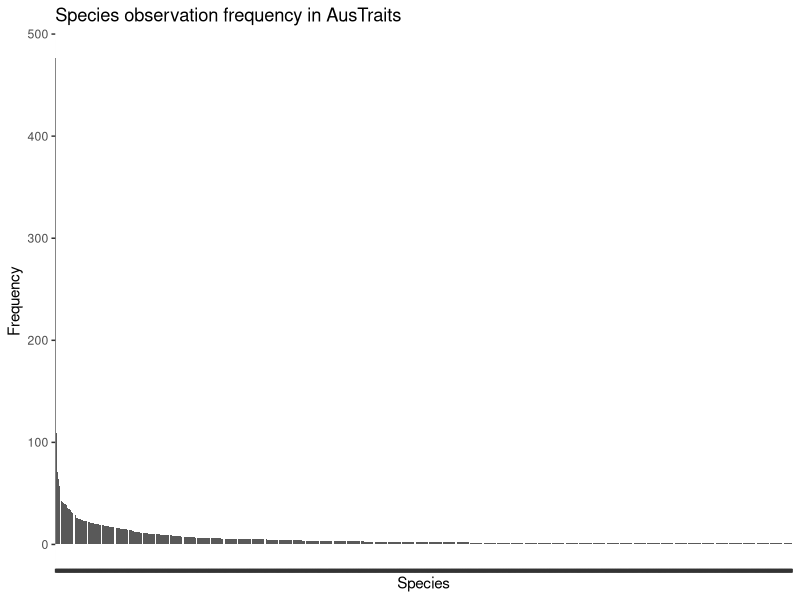
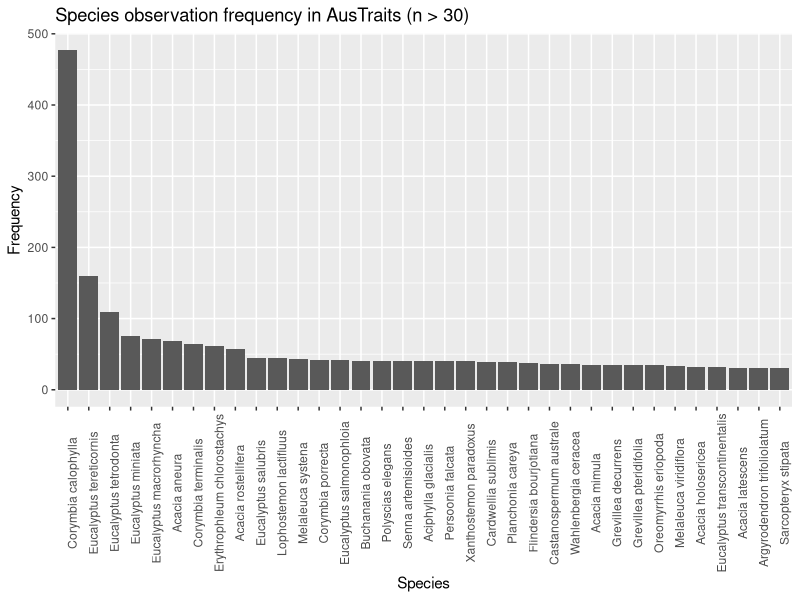
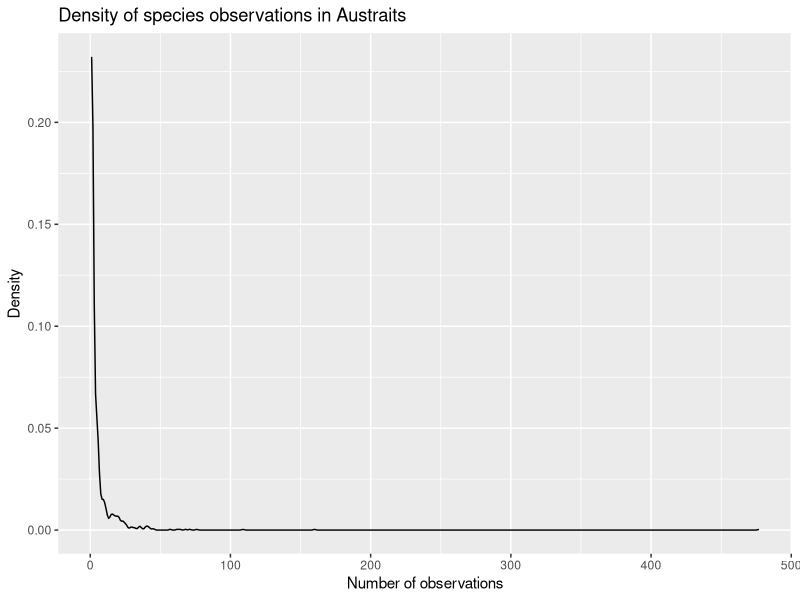
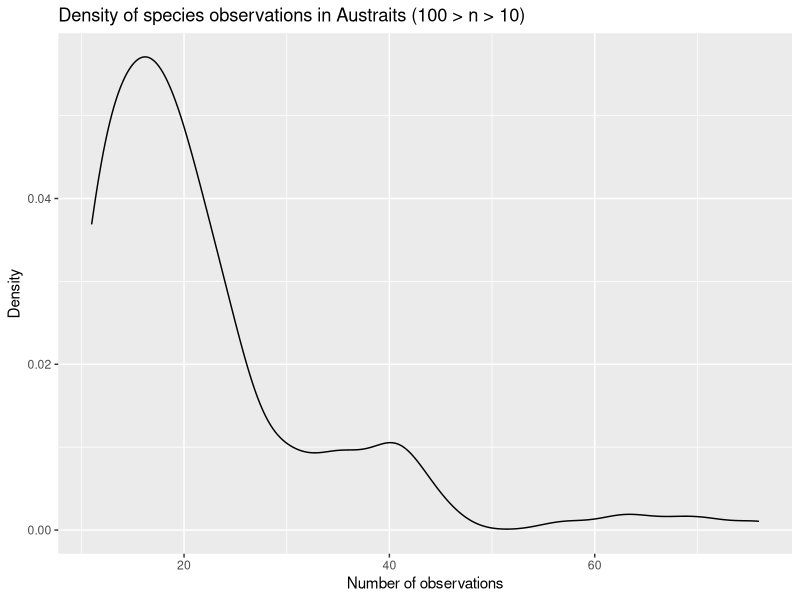

The R source for these figures, in order: (Note: this script raises an error after producing the figures.)
# AusStoich Data Structure
# Libraries & functions ----
library(here)
library(tidyverse)

# Takes tibble tb, categorical variable x
# Returns factorized count table for levels of x
count_table <- function(tb, x) { 
  tb |> 
    count({{x}}, sort = T) |>
    filter({{x}} != 'NA') |> 
    mutate(name = fct({{x}})) |> 
    select(n:name) |> relocate(name)
}

# Takes tibble tb, continuous variable x, (optional) grouping
# Returns summary stats
summarize_cont <- function(tb, x, grouping = NULL) {
  tb |> summarize(
    min = min({{x}}, na.rm = T),
    median = median({{x}}, na.rm = T),
    mean = mean({{x}}, na.rm = T),
    var = var({{x}}, na.rm = T), 
    sd = sd({{x}}, na.rm = T), 
    max = max({{x}}, na.rm = T), 
    n = n(), 
    is_NA = sum(is.na({{x}})),
    .by = {{grouping}}
  )
}

# Data import & tidying ----
# Initial import 
raw_data <- read_csv(here('Inputs','austraits_leaf_stoichiometry_MASTER_v1.0_10-05-2024.csv'))
raw_data #For reference

tidy_data <- read_csv(
  file = here('Inputs','austraits_leaf_stoichiometry_MASTER_v1.0_10-05-2024.csv'),
  na = c('', 'NA', 'uncertain'),
  col_types = cols(
    woodiness = col_factor(c('herbaceous', 'woody')),
    reclass_life_history = col_factor(c('short', 'long')),
    putative_BNF = col_factor(c('0', '1')),
    myc_type = col_factor(c('AM', 'EcM', 'EcM-AM', 'ErM', 'NM', 'NM-AM'))
    )
  )

tidy_data <- tidy_data |> 
  select(Unique_ID:LATLONG) |>
  filter(!is.na(Unique_ID)) |>
  relocate(species_binom, .after = genus) |>
  relocate(c(lat_deg, long_deg), .after = dataset_id)

tidy_data

# Merging environmental data
env_data <- read_csv(here('Inputs', 'Aus-Stoich_gridded_env_data.csv')) |>
  rename(lat_deg = lat, long_deg = lon) 

seasonality_data <- read_csv(here('Inputs', 'AusStoich_Seasonality_WorldClim30s.csv')) |> 
  rename(lat_deg = `latitude (deg)`, long_deg = `longitude (deg)`)

joined_env <- full_join(env_data, seasonality_data)

joined_data <- left_join(tidy_data, joined_env)

write_csv(joined_data, 'AusStoich_Combined_Dataset_1.0.csv')


# Structure  ----
# Observation frequencies across taxa 
species <- count_table(tidy_data, species_binom) 
species

genus <- count_table(tidy_data, genus)
genus

family <- count_table(tidy_data, family)
family 

species |> #All species
  ggplot(aes(x = name, y = n)) +
  geom_col() + theme(axis.text.x = element_blank()) + 
  labs(
    title = 'Species observation frequency in AusTraits',
    x = 'Species', y = 'Frequency'
  )

species |> #Only species above a given frequency threshold 
  filter(n >= 30) |> 
  ggplot(aes(x = name, y = n)) +
  geom_col() + theme(axis.text.x = element_text(angle = 90)) + 
  labs(
    title = 'Species observation frequency in AusTraits (n > 30)',
    x = 'Species', y = 'Frequency'
    )

species |> #Observation density for all species
  ggplot(aes(x = n)) +
  geom_density() +
  labs(
    title = 'Density of species observations in Austraits',
    x = 'Number of observations', y = 'Density'
  )

species |> #Observation density within a given frequency range 
  filter(n > 10 & n < 100) |> 
  ggplot(aes(x = n)) + geom_density() +
  labs(
    title = 'Density of species observations in Austraits (100 > n > 10)',
    x = 'Number of observations', y = 'Density'
  )

# Spatial distribution 
# All species
australia <- map_data('world', region = 'australia') |> filter(long < 155)
ggplot() +
  geom_polygon(
    data = australia, 
    aes(x = long, y = lat, group = group), 
    fill = 'white', color = 'black'
    ) + 
  coord_quickmap() +
  geom_jitter( #Bin by species frequency? 
    data = aus_data, 
    aes(x = long_deg, y = lat_deg),
    alpha = 0.2, size = 2
    ) +
  labs(
    title = 'Spatial distribution of observations in AusTraits',
    x = 'Longitude', y = 'Latitude'
  )

# Other factors 
tidy_data |> count(woodiness)
tidy_data |> count(across(woodiness:putative_BNF)) 


# Note: thorough EDA moved to 02 with adjusted data; keeping below for reference 
# Variation ----
# Foliar carbon 
tidy_data |> ggplot(aes(x = leaf_C_per_dry_mass)) +
  geom_histogram(bins = 80) +
  labs(
    title = 'Foliar C concentration across all samples',
    x = 'Foliar C per dry mass', y = 'Frequency'
  )

summarize_cont(tidy_data, leaf_C_per_dry_mass)

# Foliar nitrogen 
tidy_data |> ggplot(aes(x = leaf_N_per_dry_mass)) +
  geom_histogram(bins = 80) +
  labs(
    title = 'Foliar N concentration across all samples',
    x = 'Foliar N per dry mass', y = 'Frequency'
  )

summarize_cont(tidy_data, leaf_N_per_dry_mass)

# outliers_N <- tidy_data |> 
#   filter(leaf_N_per_dry_mass > 50) |> 
#   arrange(desc(leaf_N_per_dry_mass)) 

# Foliar phosphorus 
tidy_data |> ggplot(aes(x = leaf_P_per_dry_mass)) +
  geom_histogram(bins = 80) +
  labs(
    title = 'Foliar P concentration across all samples',
    x = 'Foliar P per dry mass', y = 'Frequency'
  )

summarize_cont(tidy_data, leaf_P_per_dry_mass)

# Stoichiometry distributions 
tidy_data |> ggplot(aes(x = CN_ratio)) +
  geom_histogram(bins = 60)

tidy_data |> ggplot(aes(x = NP_ratio)) +
  geom_histogram(bins = 60) +
  labs(
    title = 'Foliar N:P across all samples',
    x = 'N:P', y = 'Frequency'
  )

tidy_data |> ggplot(aes(x = CP_ratio)) +
  geom_histogram(bins = 60)


# Co-variation ----
# Example grouped stats 
tidy_data |> summarize_cont(leaf_C_per_dry_mass, grouping = woodiness) 

# Example density curve 
tidy_data |> ggplot(aes(x = CN_ratio, y = after_stat(density))) +
  geom_freqpoly(aes(linetype = woodiness)) +
  labs(
    title = 'C:N density curve across woodiness levels',
    x = 'C:N Ratio', y = 'Density'
  )

#Example box plot 
tidy_data |> filter(!is.na(woodiness)) |> 
  ggplot(aes(x = woodiness, y = CN_ratio)) +
  geom_boxplot() +
  labs(
    title = 'C:N ratio across woodiness levels',
    x = 'Woodiness', y = 'C:N Ratio'
  )

# Example scatter plot 
tidy_data |> ggplot(aes(x = CN_ratio, y = CP_ratio)) +
  geom_point(alpha = 0.4) +
  labs(
    title = 'Relationship between C:N & C:P across all samples',
    x = 'C:N Ratio', y = 'C:P Ratio'
  )